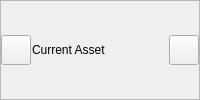
         <widget class="QFrame" name="frame_2">
          <property name="frameShape">
           <enum>QFrame::StyledPanel</enum>
          </property>
          <property name="frameShadow">
           <enum>QFrame::Raised</enum>
          </property>
          <layout class="QHBoxLayout" name="horizontalLayout_12">
           <property name="spacing">
            <number>1</number>
           </property>
           <property name="leftMargin">
            <number>0</number>
           </property>
           <property name="topMargin">
            <number>0</number>
           </property>
           <property name="rightMargin">
            <number>0</number>
           </property>
           <property name="bottomMargin">
            <number>0</number>
           </property>
           <item>
            <widget class="QPushButton" name="pin_pushButton">
             <property name="minimumSize">
              <size>
               <width>30</width>
               <height>30</height>
              </size>
             </property>
             <property name="maximumSize">
              <size>
               <width>30</width>
               <height>30</height>
              </size>
             </property>
             <property name="text">
              <string/>
             </property>
            </widget>
           </item>
           <item>
            <widget class="QLabel" name="current_asset_label">
             <property name="text">
              <string>Current Asset</string>
             </property>
            </widget>
           </item>
           <item>
            <widget class="QPushButton" name="open_folder_pushButton">
             <property name="minimumSize">
              <size>
               <width>30</width>
               <height>30</height>
              </size>
             </property>
             <property name="maximumSize">
              <size>
               <width>30</width>
               <height>30</height>
              </size>
             </property>
             <property name="text">
              <string/>
             </property>
            </widget>
           </item>
          </layout>
         </widget>
